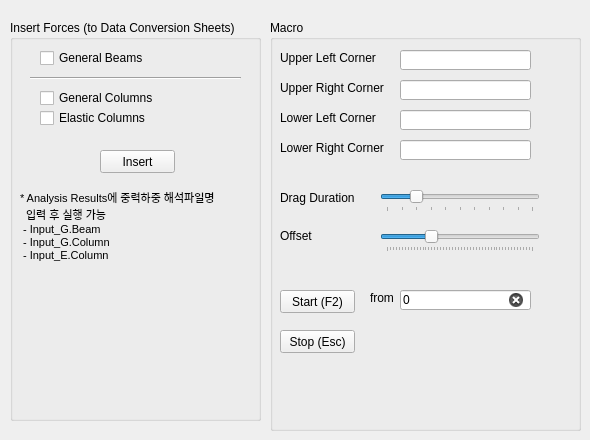
   <widget class="QWidget" name="tab2">
    <attribute name="title">
     <string>Modeling</string>
    </attribute>
    <widget class="QLabel" name="test">
     <property name="geometry">
      <rect>
       <x>440</x>
       <y>240</y>
       <width>56</width>
       <height>12</height>
      </rect>
     </property>
     <property name="text">
      <string/>
     </property>
    </widget>
    <widget class="QGroupBox" name="groupBox_9">
     <property name="geometry">
      <rect>
       <x>10</x>
       <y>20</y>
       <width>251</width>
       <height>401</height>
      </rect>
     </property>
     <property name="title">
      <string>Insert Forces (to Data Conversion Sheets)</string>
     </property>
     <widget class="QPushButton" name="insert_force_btn">
      <property name="geometry">
       <rect>
        <x>90</x>
        <y>130</y>
        <width>75</width>
        <height>23</height>
       </rect>
      </property>
      <property name="text">
       <string>Insert</string>
      </property>
     </widget>
     <widget class="QLabel" name="label_30">
      <property name="geometry">
       <rect>
        <x>10</x>
        <y>160</y>
        <width>231</width>
        <height>91</height>
       </rect>
      </property>
      <property name="font">
       <font>
        <family>Arial</family>
        <pointsize>8</pointsize>
       </font>
      </property>
      <property name="text">
       <string>* Analysis Results에 중력하중 해석파일명 
  입력 후 실행 가능 
 - Input_G.Beam 
 - Input_G.Column 
 - Input_E.Column</string>
      </property>
      <property name="textFormat">
       <enum>Qt::AutoText</enum>
      </property>
      <property name="alignment">
       <set>Qt::AlignLeading|Qt::AlignLeft|Qt::AlignVCenter</set>
      </property>
     </widget>
     <widget class="QCheckBox" name="insert_gbeam_checkbox">
      <property name="geometry">
       <rect>
        <x>30</x>
        <y>30</y>
        <width>121</width>
        <height>16</height>
       </rect>
      </property>
      <property name="text">
       <string>General Beams</string>
      </property>
      <property name="checked">
       <bool>false</bool>
      </property>
     </widget>
     <widget class="QCheckBox" name="insert_ecol_checkbox">
      <property name="geometry">
       <rect>
        <x>30</x>
        <y>90</y>
        <width>121</width>
        <height>16</height>
       </rect>
      </property>
      <property name="text">
       <string>Elastic Columns</string>
      </property>
      <property name="checked">
       <bool>false</bool>
      </property>
     </widget>
     <widget class="QCheckBox" name="insert_gcol_checkbox">
      <property name="geometry">
       <rect>
        <x>30</x>
        <y>70</y>
        <width>121</width>
        <height>16</height>
       </rect>
      </property>
      <property name="text">
       <string>General Columns</string>
      </property>
      <property name="checked">
       <bool>false</bool>
      </property>
     </widget>
     <widget class="Line" name="line_14">
      <property name="geometry">
       <rect>
        <x>20</x>
        <y>50</y>
        <width>211</width>
        <height>16</height>
       </rect>
      </property>
      <property name="orientation">
       <enum>Qt::Horizontal</enum>
      </property>
     </widget>
    </widget>
    <widget class="QGroupBox" name="groupBox_10">
     <property name="geometry">
      <rect>
       <x>270</x>
       <y>20</y>
       <width>311</width>
       <height>411</height>
      </rect>
     </property>
     <property name="title">
      <string>Macro</string>
     </property>
     <widget class="QLineEdit" name="up_right_coord_editbox">
      <property name="geometry">
       <rect>
        <x>130</x>
        <y>60</y>
        <width>131</width>
        <height>20</height>
       </rect>
      </property>
      <property name="text">
       <string/>
      </property>
      <property name="clearButtonEnabled">
       <bool>true</bool>
      </property>
     </widget>
     <widget class="QLineEdit" name="low_left_coord_editbox">
      <property name="geometry">
       <rect>
        <x>130</x>
        <y>90</y>
        <width>131</width>
        <height>20</height>
       </rect>
      </property>
      <property name="text">
       <string/>
      </property>
      <property name="clearButtonEnabled">
       <bool>true</bool>
      </property>
     </widget>
     <widget class="QSlider" name="offset_slider">
      <property name="geometry">
       <rect>
        <x>110</x>
        <y>210</y>
        <width>160</width>
        <height>22</height>
       </rect>
      </property>
      <property name="maximum">
       <number>49</number>
      </property>
      <property name="sliderPosition">
       <number>15</number>
      </property>
      <property name="orientation">
       <enum>Qt::Horizontal</enum>
      </property>
      <property name="invertedAppearance">
       <bool>false</bool>
      </property>
      <property name="invertedControls">
       <bool>false</bool>
      </property>
      <property name="tickPosition">
       <enum>QSlider::TicksBelow</enum>
      </property>
      <property name="tickInterval">
       <number>1</number>
      </property>
     </widget>
     <widget class="QLabel" name="label_34">
      <property name="geometry">
       <rect>
        <x>10</x>
        <y>120</y>
        <width>111</width>
        <height>16</height>
       </rect>
      </property>
      <property name="text">
       <string>Lower Right Corner</string>
      </property>
      <property name="alignment">
       <set>Qt::AlignLeading|Qt::AlignLeft|Qt::AlignVCenter</set>
      </property>
     </widget>
     <widget class="QLabel" name="label_35">
      <property name="geometry">
       <rect>
        <x>10</x>
        <y>30</y>
        <width>111</width>
        <height>16</height>
       </rect>
      </property>
      <property name="text">
       <string>Upper Left Corner</string>
      </property>
      <property name="alignment">
       <set>Qt::AlignLeading|Qt::AlignLeft|Qt::AlignVCenter</set>
      </property>
     </widget>
     <widget class="QLabel" name="label_36">
      <property name="geometry">
       <rect>
        <x>100</x>
        <y>270</y>
        <width>31</width>
        <height>16</height>
       </rect>
      </property>
      <property name="text">
       <string>from</string>
      </property>
      <property name="alignment">
       <set>Qt::AlignLeading|Qt::AlignLeft|Qt::AlignVCenter</set>
      </property>
     </widget>
     <widget class="QPushButton" name="show_result_btn">
      <property name="geometry">
       <rect>
        <x>10</x>
        <y>270</y>
        <width>75</width>
        <height>23</height>
       </rect>
      </property>
      <property name="text">
       <string>Start (F2)</string>
      </property>
      <property name="shortcut">
       <string>F2</string>
      </property>
     </widget>
     <widget class="QLineEdit" name="low_right_coord_editbox_2">
      <property name="geometry">
       <rect>
        <x>130</x>
        <y>270</y>
        <width>131</width>
        <height>20</height>
       </rect>
      </property>
      <property name="text">
       <string>0</string>
      </property>
      <property name="clearButtonEnabled">
       <bool>true</bool>
      </property>
     </widget>
     <widget class="QLabel" name="label_37">
      <property name="geometry">
       <rect>
        <x>10</x>
        <y>90</y>
        <width>111</width>
        <height>16</height>
       </rect>
      </property>
      <property name="text">
       <string>Lower Left Corner</string>
      </property>
      <property name="alignment">
       <set>Qt::AlignLeading|Qt::AlignLeft|Qt::AlignVCenter</set>
      </property>
     </widget>
     <widget class="QSlider" name="drag_duration_slider">
      <property name="geometry">
       <rect>
        <x>110</x>
        <y>170</y>
        <width>160</width>
        <height>22</height>
       </rect>
      </property>
      <property name="maximum">
       <number>10</number>
      </property>
      <property name="value">
       <number>2</number>
      </property>
      <property name="orientation">
       <enum>Qt::Horizontal</enum>
      </property>
      <property name="tickPosition">
       <enum>QSlider::TicksBelow</enum>
      </property>
      <property name="tickInterval">
       <number>1</number>
      </property>
     </widget>
     <widget class="QLineEdit" name="up_left_coord_editbox">
      <property name="geometry">
       <rect>
        <x>130</x>
        <y>30</y>
        <width>131</width>
        <height>20</height>
       </rect>
      </property>
      <property name="text">
       <string/>
      </property>
      <property name="clearButtonEnabled">
       <bool>true</bool>
      </property>
     </widget>
     <widget class="QLabel" name="label_38">
      <property name="geometry">
       <rect>
        <x>10</x>
        <y>170</y>
        <width>81</width>
        <height>16</height>
       </rect>
      </property>
      <property name="text">
       <string>Drag Duration</string>
      </property>
     </widget>
     <widget class="QLabel" name="label_2">
      <property name="geometry">
       <rect>
        <x>10</x>
        <y>210</y>
        <width>56</width>
        <height>12</height>
       </rect>
      </property>
      <property name="text">
       <string>Offset</string>
      </property>
     </widget>
     <widget class="QLineEdit" name="low_right_coord_editbox">
      <property name="geometry">
       <rect>
        <x>130</x>
        <y>120</y>
        <width>131</width>
        <height>20</height>
       </rect>
      </property>
      <property name="text">
       <string/>
      </property>
      <property name="clearButtonEnabled">
       <bool>true</bool>
      </property>
     </widget>
     <widget class="QPushButton" name="show_result_btn_2">
      <property name="geometry">
       <rect>
        <x>10</x>
        <y>310</y>
        <width>75</width>
        <height>23</height>
       </rect>
      </property>
      <property name="text">
       <string>Stop (Esc)</string>
      </property>
      <property name="shortcut">
       <string>Esc</string>
      </property>
     </widget>
     <widget class="QLabel" name="label_39">
      <property name="geometry">
       <rect>
        <x>10</x>
        <y>60</y>
        <width>111</width>
        <height>16</height>
       </rect>
      </property>
      <property name="text">
       <string>Upper Right Corner</string>
      </property>
      <property name="alignment">
       <set>Qt::AlignLeading|Qt::AlignLeft|Qt::AlignVCenter</set>
      </property>
     </widget>
    </widget>
   </widget>
